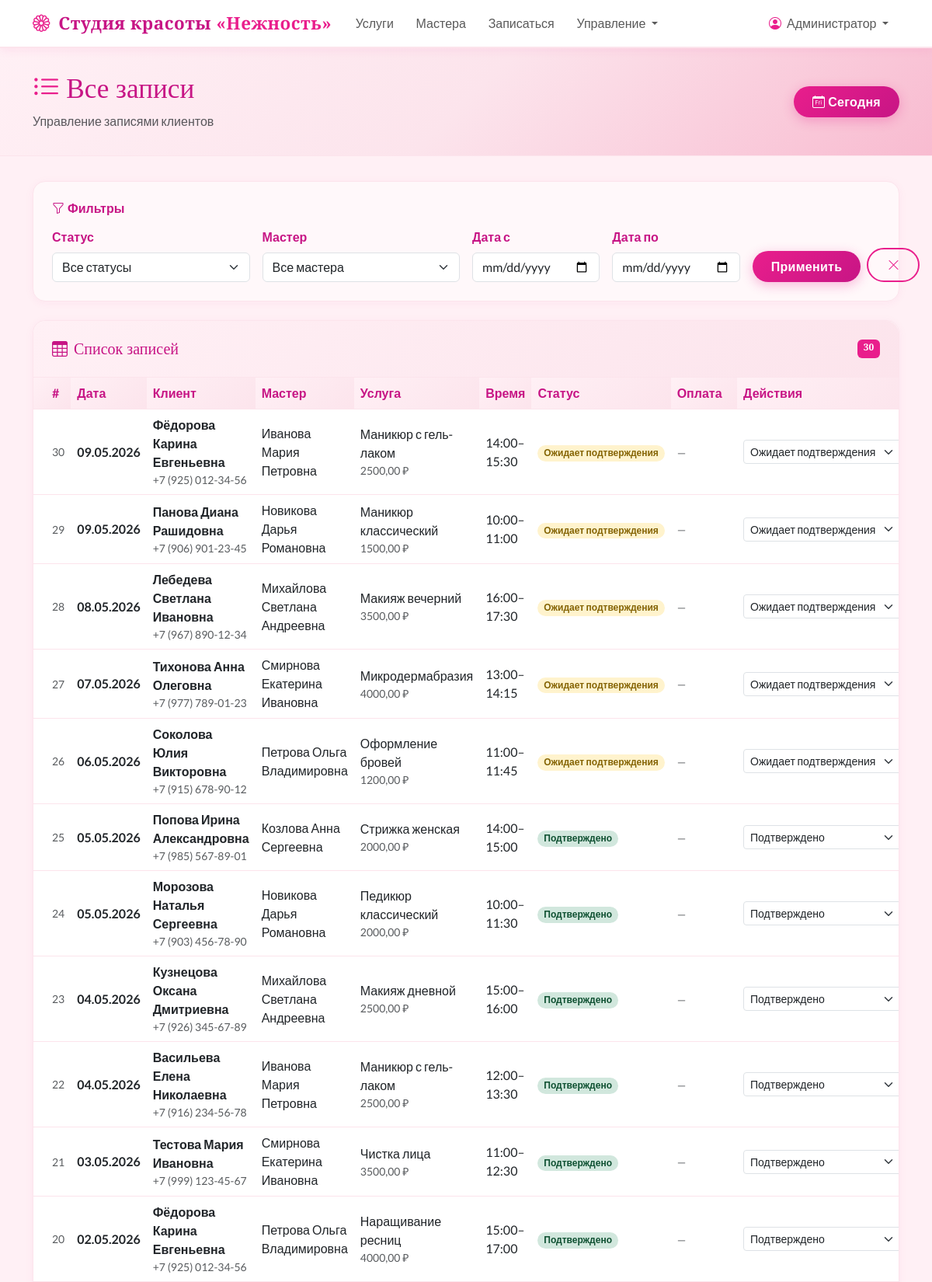
Screenshot of /bookings/admin/list/ (signed in, upper part) with the database file from the repository.
### apps/bookings/models.py (models this page shows, shortened)
class Booking(models.Model):
    STATUS_PENDING = 'pending'
    STATUS_CONFIRMED = 'confirmed'
    STATUS_ARRIVED = 'arrived'
    STATUS_COMPLETED = 'completed'
    STATUS_CANCELLED = 'cancelled'
    STATUS_NO_SHOW = 'no_show'
    STATUS_CHOICES = [
        (STATUS_PENDING, 'Ожидает подтверждения'),
        (STATUS_CONFIRMED, 'Подтверждено'),
        (STATUS_ARRIVED, 'Клиент пришёл'),
        (STATUS_COMPLETED, 'Выполнено'),
        (STATUS_CANCELLED, 'Отменено'),
        (STATUS_NO_SHOW, 'Не явился'),
    ]
    client = models.ForeignKey(Client, on_delete=models.SET_NULL, null=True, blank=True, related_name='bookings', verbose_name='Клиент')
    guest_name = models.CharField('Имя гостя', max_length=100, blank=True)
    guest_phone = models.CharField('Телефон гостя', max_length=20, blank=True)
    master = models.ForeignKey(Master, on_delete=models.CASCADE, related_name='bookings', verbose_name='Мастер')
    service = models.ForeignKey(Service, on_delete=models.CASCADE, verbose_name='Услуга')
    date = models.DateField('Дата')
    start_time = models.TimeField('Время начала')
    end_time = models.TimeField('Время окончания')
    status = models.CharField('Статус', max_length=20, choices=STATUS_CHOICES, default=STATUS_PENDING)
    notes = models.TextField('Примечания клиента', blank=True)
    created_at = models.DateTimeField(auto_now_add=True)
    updated_at = models.DateTimeField(auto_now=True)
    class Meta:
        verbose_name = 'Запись'
        verbose_name_plural = 'Записи'
        ordering = ['date', 'start_time']

### apps/clients/models.py (models this page shows, shortened)
class Client(models.Model):
    user = models.OneToOneField(User, on_delete=models.CASCADE, related_name='client_profile', null=True, blank=True)
    full_name = models.CharField('ФИО', max_length=200)
    phone = models.CharField('Телефон', max_length=20, unique=True)
    email = models.EmailField('Email', blank=True, null=True)
    created_at = models.DateTimeField('Дата регистрации', auto_now_add=True)
    notes = models.TextField('Заметки', blank=True)
    class Meta:
        verbose_name = 'Клиент'
        verbose_name_plural = 'Клиенты'
    def visit_count(self):
        return self.bookings.filter(status='completed').count()
    visit_count.short_description = 'Визитов'

### apps/masters/models.py (models this page shows, shortened)
class Master(models.Model):
    full_name = models.CharField('ФИО', max_length=200)
    specialization = models.CharField('Специализация', max_length=200)
    photo = models.ImageField('Фото', upload_to='masters/', blank=True, null=True)
    services = models.ManyToManyField(Service, through='MasterService', verbose_name='Услуги')
    bio = models.TextField('О мастере', blank=True)
    is_active = models.BooleanField('Активен', default=True)
    class Meta:
        verbose_name = 'Мастер'
        verbose_name_plural = 'Мастера'

class Service(models.Model):
    CATEGORY_MANICURE = 'manicure'
    CATEGORY_HAIR = 'hair'
    CATEGORY_SKIN = 'skin'
    CATEGORY_BROWS = 'brows'
    CATEGORY_MAKEUP = 'makeup'
    CATEGORY_OTHER = 'other'
    CATEGORY_CHOICES = [
        (CATEGORY_MANICURE, 'Маникюр и педикюр'),
        (CATEGORY_HAIR, 'Волосы'),
        (CATEGORY_SKIN, 'Уход за кожей'),
        (CATEGORY_BROWS, 'Брови и ресницы'),
        (CATEGORY_MAKEUP, 'Макияж'),
        (CATEGORY_OTHER, 'Другое'),
    ]
    name = models.CharField('Название услуги', max_length=200)
    category = models.CharField('Категория', max_length=20, choices=CATEGORY_CHOICES, default=CATEGORY_OTHER)
    photo = models.ImageField('Фото услуги', upload_to='services/', blank=True, null=True)
    duration_minutes = models.PositiveIntegerField('Длительность (мин)')
    price = models.DecimalField('Цена', max_digits=10, decimal_places=2)
    description = models.TextField('Описание', blank=True)
    is_active = models.BooleanField('Активна', default=True)
    class Meta:
        verbose_name = 'Услуга'
        verbose_name_plural = 'Услуги'

### apps/bookings/views.py (the view)
# urls.py: path('admin/list/', views.admin_bookings_list, name='admin_bookings_list'),
@staff_member_required
def admin_bookings_list(request):
    bookings = Booking.objects.select_related('client', 'master', 'service').order_by('-date', '-start_time')
    status = request.GET.get('status')
    master_id = request.GET.get('master')
    date_from = request.GET.get('date_from')
    date_to = request.GET.get('date_to')
    if status:
        bookings = bookings.filter(status=status)
    if master_id:
        bookings = bookings.filter(master_id=master_id)
    if date_from:
        bookings = bookings.filter(date__gte=date_from)
    if date_to:
        bookings = bookings.filter(date__lte=date_to)
    masters = Master.objects.filter(is_active=True)
    return render(request, 'admin_panel/bookings_list.html', {
        'bookings': bookings,
        'masters': masters,
        'status_choices': Booking.STATUS_CHOICES,
        'selected_status': status,
        'selected_master': master_id,
        'date_from': date_from,
        'date_to': date_to,
    })

### templates/admin_panel/bookings_list.html (shortened to what this page needs)
{% extends 'base.html' %}
{% block content %}
<div class="page-header">
    <div class="container">
        <div class="d-flex justify-content-between align-items-center flex-wrap gap-3">
            <div>
                <h1><i class="bi bi-list-ul me-2" style="color: var(--pink-primary);"></i>Все записи</h1>
                <p class="text-muted mb-0">Управление записями клиентов</p>
            </div>
            <a href="/bookings/admin/today/" class="btn btn-pink">
                <i class="bi bi-calendar-day me-1"></i>Сегодня
            </a>
        </div>
    </div>
</div>
<div class="container pb-5">
    <div class="card mb-4 p-4">
        <h6 class="fw-bold mb-3" style="color: var(--pink-dark);">
            <i class="bi bi-funnel me-1"></i>Фильтры
        </h6>
        <form method="get" class="row g-3">
            <div class="col-md-3">
                <label class="form-label">Статус</label>
                <select name="status" class="form-select">
                    <option value="">Все статусы</option>
                </select>
            </div>
            <div class="col-md-3">
                <label class="form-label">Мастер</label>
                <select name="master" class="form-select">
                    <option value="">Все мастера</option>
                </select>
            </div>
            <div class="col-md-2">
                <label class="form-label">Дата с</label>
                <input type="date" name="date_from" class="form-control" value="{{ date_from|default:'' }}">
            </div>
            <div class="col-md-2">
                <label class="form-label">Дата по</label>
                <input type="date" name="date_to" class="form-control" value="{{ date_to|default:'' }}">
            </div>
            <div class="col-md-2 d-flex align-items-end gap-2">
                <button type="submit" class="btn btn-pink flex-grow-1">Применить</button>
                <a href="/bookings/admin/list/" class="btn btn-pink-outline"><i class="bi bi-x-lg"></i></a>
            </div>
        </form>
    </div>
    <div class="card">
        <div class="card-header p-4 d-flex justify-content-between">
            <h5 class="mb-0"><i class="bi bi-table me-2"></i>Список записей</h5>
            <span class="badge" style="background: var(--pink-primary);">{{ bookings|length }}</span>
        </div>
        <div class="card-body p-0">
            {% if bookings %}
            <div class="table-responsive">
                <table class="table table-hover mb-0">
                    <thead>
                        <tr>
                            <th class="ps-4">#</th>
                            <th>Дата</th>
                            <th>Клиент</th>
                            <th>Мастер</th>
                            <th>Услуга</th>
                            <th>Время</th>
                            <th>Статус</th>
                            <th>Оплата</th>
                            <th>Действия</th>
                        </tr>
                    </thead>
                    <tbody>
                        {% for booking in bookings %}
                        <tr>
                            <td class="ps-4 text-muted small">{{ booking.pk }}</td>
                            <td>
                                <strong>{{ booking.date|date:"d.m.Y" }}</strong>
                            </td>
                            <td>
                                {% if booking.client %}
                                <div class="fw-bold">{{ booking.client.full_name }}</div>
                                <div class="small text-muted">{{ booking.client.phone }}</div>
                                {% else %}
                                <div class="fw-bold">{{ booking.guest_name }}</div>
                                <div class="small text-muted">{{ booking.guest_phone }}</div>
                                <span class="badge rounded-pill" style="background:#fce4ec;color:#c71585;font-size:0.7rem;">Гость</span>
                                {% endif %}
                            </td>
                            <td>{{ booking.master.full_name }}</td>
                            <td>
                                <div>{{ booking.service.name }}</div>
                                <div class="small text-muted">{{ booking.service.price }} ₽</div>
                            </td>
                            <td>{{ booking.start_time|time:"H:i" }}–{{ booking.end_time|time:"H:i" }}</td>
                            <td>
                                <span class="badge badge-status-{{ booking.status }} rounded-pill">
                                    {{ booking.get_status_display }}
                                </span>
                            </td>
                            <td>
                                {% if booking.payment %}
                                <span class="badge" style="background: #d1e7dd; color: #0f5132;">
                                    {{ booking.payment.amount }} ₽
                                </span>
                                {% elif booking.status == 'completed' %}
                                <a href="/payments/create/{{ booking.pk }}/" class="btn btn-sm btn-pink">
                                    Добавить
                                </a>
                                {% else %}
                                <span class="text-muted small">—</span>
                                {% endif %}
                            </td>
                            <td>
                                <form method="post" action="/bookings/admin/{{ booking.pk }}/status/">
                                    <select name="status" class="form-select form-select-sm w-auto" onchange="this.form.submit()">
                                        {% for value, label in booking.STATUS_CHOICES %}
                                        <option value="{{ value }}" {% if booking.status == value %}selected{% endif %}>{{ label }}</option>
                                        {% endfor %}
                                    </select>
                                </form>
                            </td>
                        </tr>
                        {% endfor %}
                    </tbody>
                </table>
            </div>
            {% else %}
            <div class="text-center py-5">
                <div style="font-size: 4rem; opacity: 0.3; color: var(--pink-primary);"><i class="bi bi-clipboard"></i></div>
                <h5 class="text-muted mt-3">Записей не найдено</h5>
                <p class="text-muted">Попробуйте изменить фильтры</p>
            </div>
            {% endif %}
        </div>
    </div>
</div>
{% endblock %}

### templates/base.html (shortened to what this page needs)
<!DOCTYPE html>
<html lang="ru">
<head>
    <link href="https://cdn.jsdelivr.net/npm/bootstrap@5.3.0/dist/css/bootstrap.min.css" rel="stylesheet">
    <link href="https://cdn.jsdelivr.net/npm/bootstrap-icons@1.11.0/font/bootstrap-icons.css" rel="stylesheet">
</head>
<body>
    <nav class="navbar navbar-expand-lg sticky-top">
        <div class="container">
            <a class="navbar-brand" href="/">
                <i class="bi bi-flower1 me-1" style="color: var(--pink-primary);"></i>
                Студия красоты <span>«Нежность»</span>
            </a>
            <div class="collapse navbar-collapse" id="navbarMain">
                <ul class="navbar-nav me-auto mb-2 mb-lg-0">
                    <li class="nav-item">
                        <a class="nav-link" href="/services/">
                            Услуги
                        </a>
                    </li>
                    <li class="nav-item">
                        <a class="nav-link" href="/masters/">
                            Мастера
                        </a>
                    </li>
                    {% if user.is_authenticated %}
                    <li class="nav-item">
                        <a class="nav-link" href="/bookings/book/">
                            Записаться
                        </a>
                    </li>
                    {% endif %}
                    {% if user.is_staff %}
                    <li class="nav-item dropdown">
                        <a class="nav-link dropdown-toggle" href="#" data-bs-toggle="dropdown">
                            Управление
                        </a>
                    </li>
                    {% endif %}
                </ul>
                <ul class="navbar-nav ms-auto">
                    {% if user.is_authenticated %}
                    <li class="nav-item dropdown">
                        <a class="nav-link dropdown-toggle" href="#" data-bs-toggle="dropdown">
                            <i class="bi bi-person-circle me-1" style="color: var(--pink-primary);"></i>
                            {{ user.get_full_name|default:user.username }}
                        </a>
                    </li>
                    {% endif %}
                </ul>
            </div>
        </div>
    </nav>
    <main>
        {% block content %}{% endblock %}
    </main>
</body>
</html>

### rows the page displays
Booking: pk "30", date "09.05.2026", client.full_name "Фёдорова Карина Евгеньевна", client.phone "+7 (925) 012-34-56", master.full_name "Иванова Мария Петровна", service.name "Маникюр с гель-лаком", service.price "2500,00", start_time "14:00", end_time "15:30", status "Ожидает подтверждения"
Booking: pk "29", date "09.05.2026", client.full_name "Панова Диана Рашидовна", client.phone "+7 (906) 901-23-45", master.full_name "Новикова Дарья Романовна", service.name "Маникюр классический", service.price "1500,00", start_time "10:00", end_time "11:00", status "Ожидает подтверждения"
Booking: pk "28", date "08.05.2026", client.full_name "Лебедева Светлана Ивановна", client.phone "+7 (967) 890-12-34", master.full_name "Михайлова Светлана Андреевна", service.name "Макияж вечерний", service.price "3500,00", start_time "16:00", end_time "17:30", status "Ожидает подтверждения"
Booking: pk "27", date "07.05.2026", client.full_name "Тихонова Анна Олеговна", client.phone "+7 (977) 789-01-23", master.full_name "Смирнова Екатерина Ивановна", service.name "Микродермабразия", service.price "4000,00", start_time "13:00", end_time "14:15", status "Ожидает подтверждения"
Booking: pk "26", date "06.05.2026", client.full_name "Соколова Юлия Викторовна", client.phone "+7 (915) 678-90-12", master.full_name "Петрова Ольга Владимировна", service.name "Оформление бровей", service.price "1200,00", start_time "11:00", end_time "11:45", status "Ожидает подтверждения"
Booking: pk "25", date "05.05.2026", client.full_name "Попова Ирина Александровна", client.phone "+7 (985) 567-89-01", master.full_name "Козлова Анна Сергеевна", service.name "Стрижка женская", service.price "2000,00", start_time "14:00", end_time "15:00", status "Подтверждено"
Booking: pk "24", date "05.05.2026", client.full_name "Морозова Наталья Сергеевна", client.phone "+7 (903) 456-78-90", master.full_name "Новикова Дарья Романовна", service.name "Педикюр классический", service.price "2000,00", start_time "10:00", end_time "11:30", status "Подтверждено"
Booking: pk "23", date "04.05.2026", client.full_name "Кузнецова Оксана Дмитриевна", client.phone "+7 (926) 345-67-89", master.full_name "Михайлова Светлана Андреевна", service.name "Макияж дневной", service.price "2500,00", start_time "15:00", end_time "16:00", status "Подтверждено"
Booking: pk "22", date "04.05.2026", client.full_name "Васильева Елена Николаевна", client.phone "+7 (916) 234-56-78", master.full_name "Иванова Мария Петровна", service.name "Маникюр с гель-лаком", service.price "2500,00", start_time "12:00", end_time "13:30", status "Подтверждено"
Booking: pk "21", date "03.05.2026", client.full_name "Тестова Мария Ивановна", client.phone "+7 (999) 123-45-67", master.full_name "Смирнова Екатерина Ивановна", service.name "Чистка лица", service.price "3500,00", start_time "11:00", end_time "12:30", status "Подтверждено"
Booking: pk "20", date "02.05.2026", client.full_name "Фёдорова Карина Евгеньевна", client.phone "+7 (925) 012-34-56", master.full_name "Петрова Ольга Владимировна", service.name "Наращивание ресниц", service.price "4000,00", start_time "15:00", end_time "17:00", status "Подтверждено"

### other values shown
{{ user.get_full_name|default:user.username }} "Администратор"
{{ bookings|length }} "30"
